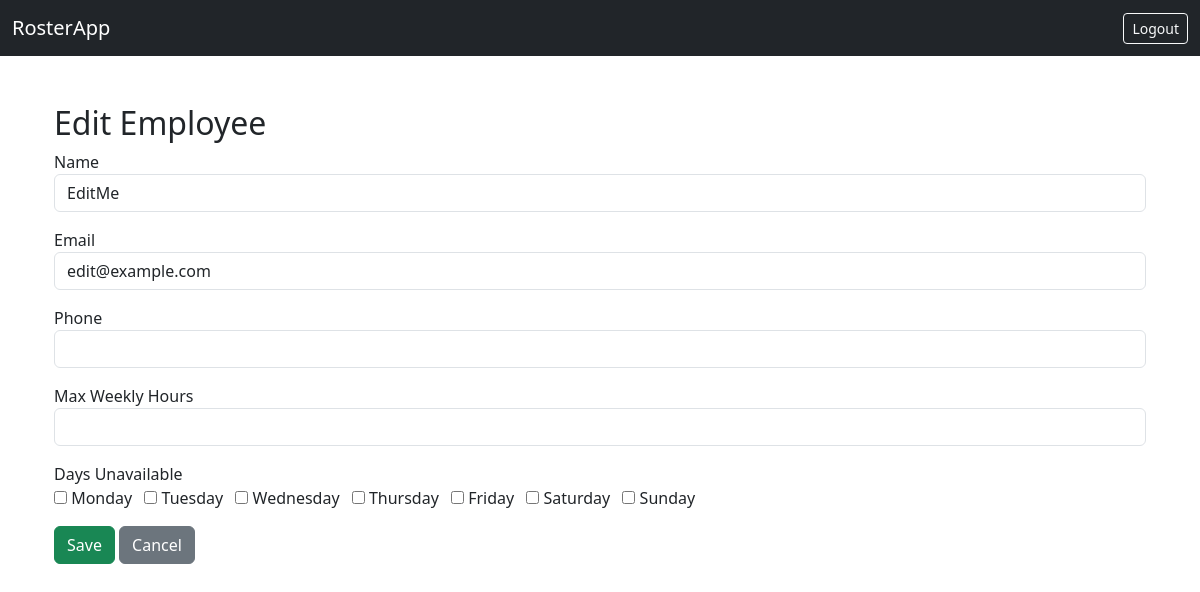
The page /employees/edit/2 (signed in) on the database as committed earlier.
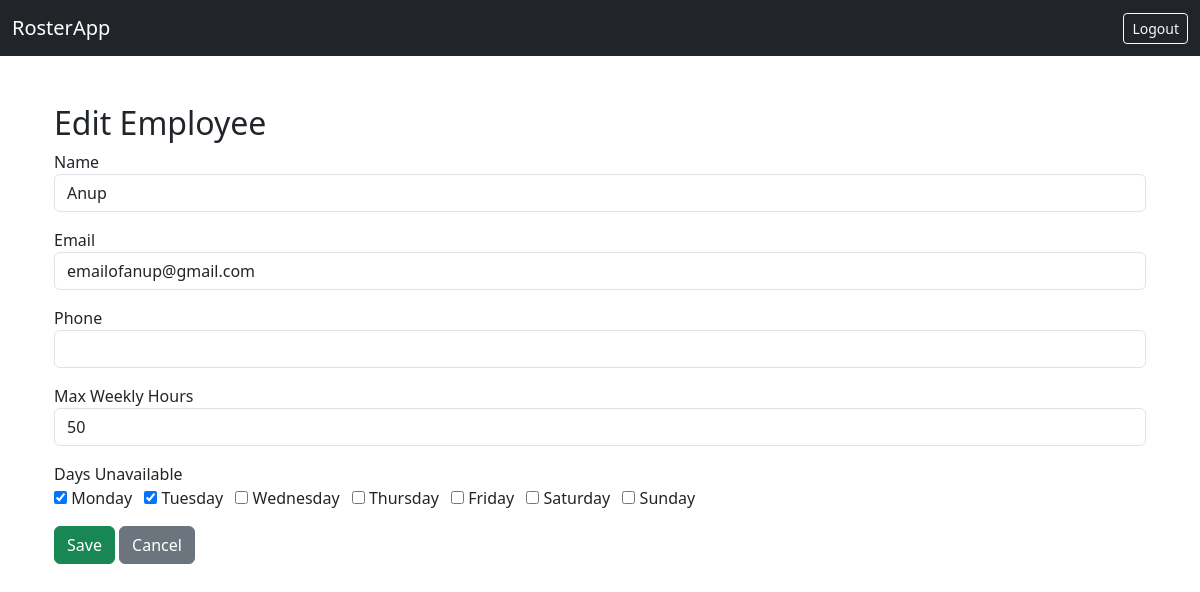
The same page on the database as committed later.
### tables this page shows
CREATE TABLE staff (
            staff_id         INTEGER PRIMARY KEY AUTOINCREMENT,
            name             TEXT NOT NULL,
            email            TEXT NOT NULL,
            phone_number     TEXT,
            max_hours        TEXT,
            days_unavailable TEXT
        );

### app/routes.py (the view, shortened to what this page needs)
@bp.route("/employees/edit/<int:staff_id>", methods=["GET", "POST"])
def edit_employee(staff_id):
    conn = get_db()
    cur = conn.cursor()
    cur.execute("SELECT * FROM staff WHERE staff_id=?", (staff_id,))
    employee = cur.fetchone()
    return render_template("employee_form.html", employee=employee, action="Edit")

### app/database.py (called while the page is built)
def get_db():
    if 'db' not in g:
        db_path = current_app.config.get('DATABASE', 'roster.db')
        db_dir = os.path.dirname(db_path)
        if db_dir:
            os.makedirs(db_dir, exist_ok=True)
        g.db = sqlite3.connect(db_path)
        g.db.row_factory = sqlite3.Row
    return g.db

### app/routes.py (called while the page is built)
@bp.before_request
def require_login():
    if "manager_id" not in session and request.endpoint not in ("main.login", "main.static"):
        flash("Please log in to access this page.", "warning")
        return redirect(url_for("main.login"))

### app/templates/employee_form.html
{% extends "base.html" %}
{% block content %}
<div class="container mt-5">
  <h2>{{ action }} Employee</h2>
  <form method="post">
    <div class="mb-3">
      <label>Name</label>
      <input type="text" name="name" class="form-control" value="{{ employee.name if employee else '' }}" required>
    </div>
    <div class="mb-3">
      <label>Email</label>
      <input type="email" name="email" class="form-control" value="{{ employee.email if employee else '' }}" required>
    </div>
    <div class="mb-3">
      <label>Phone</label>
      <input type="text" name="phone" class="form-control" value="{{ employee.phone_number if employee else '' }}">
    </div>
    <div class="mb-3">
      <label>Max Weekly Hours</label>
      <input type="text" name="max_hours" class="form-control" value="{{ employee.max_hours if employee else '' }}">
    </div>
    <div class="mb-3">
      <label>Days Unavailable</label><br>
      {% set days = ['Monday','Tuesday','Wednesday','Thursday','Friday','Saturday','Sunday'] %}
      {% set unavailable = employee.days_unavailable.split(',') if employee and employee.days_unavailable else [] %}
      {% for day in days %}
        <label class="me-2">
          <input type="checkbox" name="days_unavailable" value="{{ day }}" {% if day in unavailable %}checked{% endif %}> {{ day }}
        </label>
      {% endfor %}
    </div>
    <button type="submit" class="btn btn-success">Save</button>
    <a href="{{ url_for('main.employees') }}" class="btn btn-secondary">Cancel</a>
  </form>
</div>
{% endblock %}

Rows that differ between the two databases and show on the page:
changed staff: name "EditMe" → "Anup"; email "edit@example.com" → "emailofanup@gmail.com"; max_hours (not shown) → "50"
Other text that changed with them:
form field days_unavailable: "☐" → "☑"
